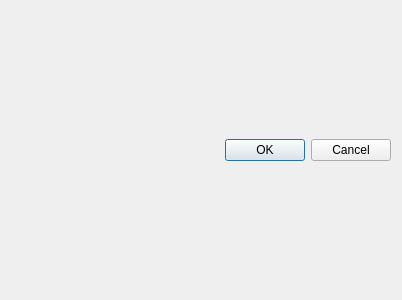
<?xml version="1.0" encoding="UTF-8"?>
<ui version="4.0">
 <class>EditEntryAttachmentsDialog</class>
 <widget class="QDialog" name="EditEntryAttachmentsDialog">
  <property name="geometry">
   <rect>
    <x>0</x>
    <y>0</y>
    <width>402</width>
    <height>300</height>
   </rect>
  </property>
  <property name="windowTitle">
   <string>Form</string>
  </property>
  <layout class="QVBoxLayout" name="verticalLayout">
   <item>
    <widget class="QDialogButtonBox" name="dialogButtons">
     <property name="standardButtons">
      <set>QDialogButtonBox::Cancel|QDialogButtonBox::Ok</set>
     </property>
    </widget>
   </item>
  </layout>
 </widget>
 <resources/>
 <connections/>
</ui>
